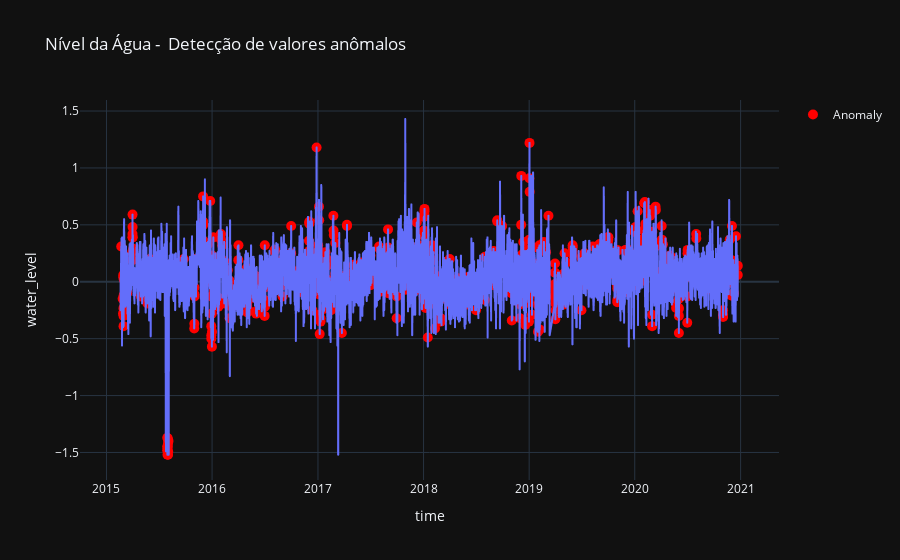

The notebook cell saved with this chart:
### Code cell
# Plotando o gráfico com os valores anômalos
import plotly.graph_objects as go
import plotly.express as px
# plot value on y-axis and date on x-axis
fig = px.line(iforest_results, x=iforest_results.index, y="water_level", title='Nível da Água -  Detecção de valores anômalos', template = 'plotly_dark')
# create list of outlier_dates
outlier_dates = iforest_results[iforest_results['Anomaly'] == 1].index
# obtain y value of anomalies to plot
y_values = [iforest_results.loc[i]['water_level'] for i in outlier_dates]
fig.add_trace(go.Scatter(x=outlier_dates, y=y_values, mode = 'markers', 
                name = 'Anomaly', 
                marker=dict(color='red',size=10)))
        
fig.show()

### Figure 1 — Plotly figure (JSON) as saved in the notebook; plotly's stock layout.template omitted (floating-point values rounded to 4 significant figures; data arrays with more than 128 entries replaced by an {"elided": "..."} marker saying what was removed)
{"data": [{"hovertemplate": "time=%{x}<br>water_level=%{y}<extra></extra>", "legendgroup": "", "line": {"color": "#636efa", "dash": "solid"}, "marker": {"symbol": "circle"}, "mode": "lines", "name": "", "showlegend": false, "type": "scattergl", "x": {"elided": "6000 str values"}, "xaxis": "x", "y": {"elided": "6000 float values"}, "yaxis": "y"}, {"marker": {"color": "red", "size": 10}, "mode": "markers", "name": "Anomaly", "type": "scatter", "x": {"elided": "600 str values"}, "y": {"elided": "600 float values"}}], "layout": {"legend": {"tracegroupgap": 0}, "title": {"text": "Nível da Água -  Detecção de valores anômalos"}, "xaxis": {"anchor": "y", "domain": [0, 1], "title": {"text": "time"}}, "yaxis": {"anchor": "x", "domain": [0, 1], "title": {"text": "water_level"}}}}
